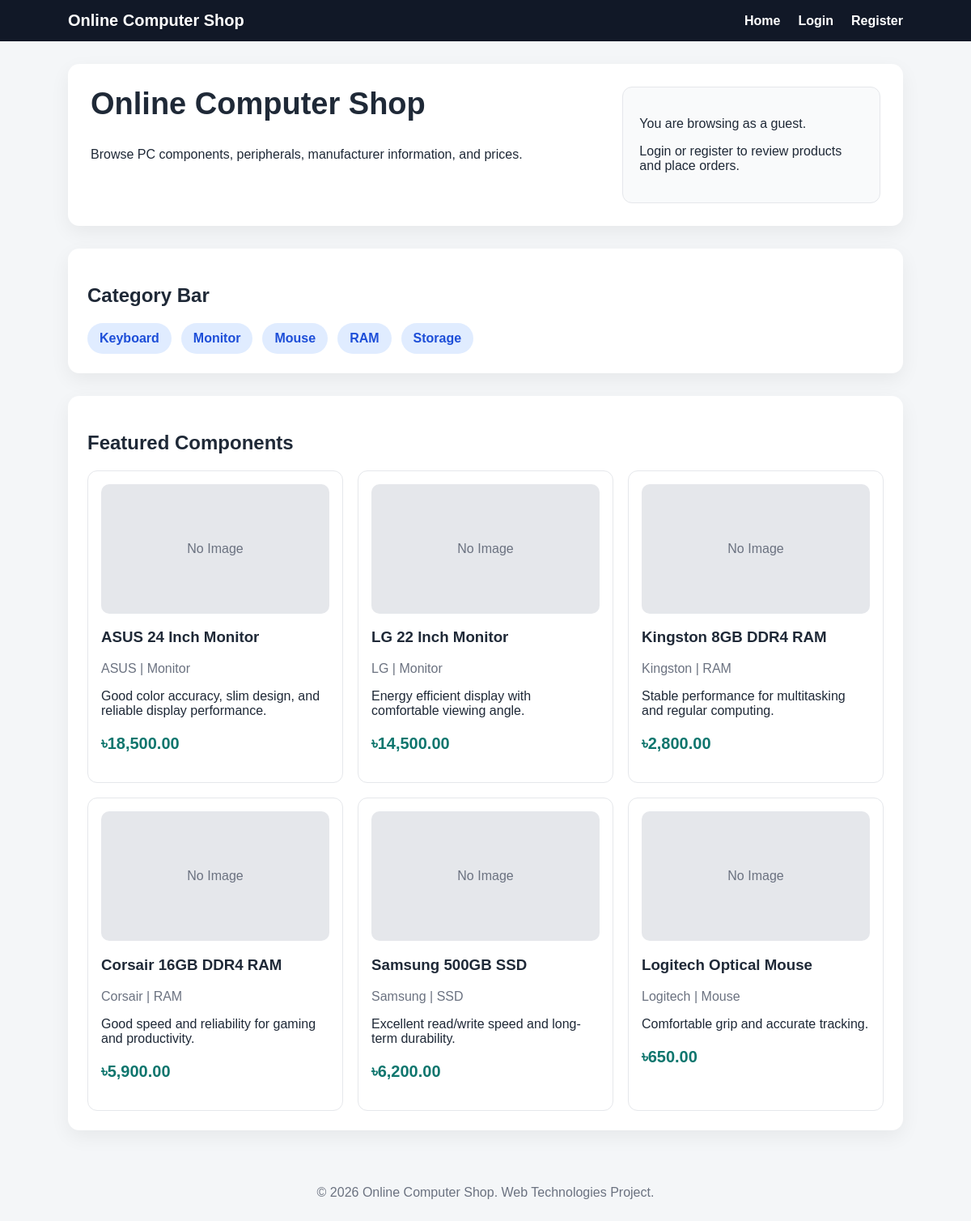
The page / on the database its author committed.
### tables this page shows
CREATE TABLE categories (
    id INT AUTO_INCREMENT PRIMARY KEY,
    name VARCHAR(100) NOT NULL,
    parent_id INT NULL,
    created_at DATETIME NOT NULL DEFAULT CURRENT_TIMESTAMP,
    CONSTRAINT fk_categories_parent
        FOREIGN KEY (parent_id) REFERENCES categories(id)
        ON DELETE RESTRICT
        ON UPDATE CASCADE
);

CREATE TABLE products (
    id INT AUTO_INCREMENT PRIMARY KEY,
    name VARCHAR(150) NOT NULL,
    description TEXT NOT NULL,
    manufacturer_review TEXT NOT NULL,
    price DECIMAL(10,2) NOT NULL,
    category_id INT NOT NULL,
    brand_id INT NOT NULL,
    image_path VARCHAR(255) NULL,
    stock INT NOT NULL DEFAULT 0,
    created_at DATETIME NOT NULL DEFAULT CURRENT_TIMESTAMP,
    CONSTRAINT fk_products_category
        FOREIGN KEY (category_id) REFERENCES categories(id)
        ON DELETE RESTRICT
        ON UPDATE CASCADE,
    CONSTRAINT fk_products_brand
        FOREIGN KEY (brand_id) REFERENCES brands(id)
        ON DELETE RESTRICT
        ON UPDATE CASCADE
);

CREATE TABLE brands (
    id INT AUTO_INCREMENT PRIMARY KEY,
    name VARCHAR(100) NOT NULL,
    category_id INT NOT NULL,
    created_at DATETIME NOT NULL DEFAULT CURRENT_TIMESTAMP,
    CONSTRAINT fk_brands_category
        FOREIGN KEY (category_id) REFERENCES categories(id)
        ON DELETE RESTRICT
        ON UPDATE CASCADE
);

### controllers/HomeController.php (called while the page is built, shortened)
<?php
require_once __DIR__ . '/../models/CategoryModel.php';
require_once __DIR__ . '/../models/ProductModel.php';
function show_home_page($conn) {
    $categories = get_top_level_categories($conn);
    $featuredProducts = get_featured_products($conn, 6);
    require __DIR__ . '/../views/home.php';
}
?>

### config/session.php (called while the page is built, shortened)
<?php
function e($value) {
    return htmlspecialchars((string)($value ?? ''), ENT_QUOTES, 'UTF-8');
}
function is_logged_in() {
    return isset($_SESSION['user_id']);
}
?>

### models/CategoryModel.php (called while the page is built)
<?php
function get_top_level_categories($conn) {
    $sql = "SELECT id, name FROM categories WHERE parent_id IS NULL ORDER BY name ASC";
    $result = $conn->query($sql);
    $categories = [];
    while ($row = $result->fetch_assoc()) {
        $categories[] = $row;
    }
    return $categories;
}
?>

### models/ProductModel.php (called while the page is built)
<?php
function get_featured_products($conn, $limit = 6) {
    $sql = "SELECT p.id, p.name, p.manufacturer_review, p.price, p.image_path,
                   c.name AS category_name, b.name AS brand_name
            FROM products p
            LEFT JOIN categories c ON p.category_id = c.id
            LEFT JOIN brands b ON p.brand_id = b.id
            ORDER BY p.created_at DESC
            LIMIT ?";
    $stmt = $conn->prepare($sql);
    $stmt->bind_param("i", $limit);
    $stmt->execute();
    $result = $stmt->get_result();
    $products = [];
    while ($row = $result->fetch_assoc()) {
        $products[] = $row;
    }
    return $products;
}
?>

### views/home.php (the view)
<?php require __DIR__ . '/layouts/header.php'; ?>
<?php require __DIR__ . '/layouts/navbar.php'; ?>
<main class="container">
    <section class="hero">
        <div>
            <h1>Online Computer Shop</h1>
            <p>Browse PC components, peripherals, manufacturer information, and prices.</p>
        </div>
        <div class="hero-card">
            <?php if (is_logged_in()): ?>
                <p>Welcome, <strong><?= e($_SESSION['name']) ?></strong></p>
                <p>Your role: <strong><?= e($_SESSION['role']) ?></strong></p>
            <?php else: ?>
                <p>You are browsing as a guest.</p>
                <p>Login or register to review products and place orders.</p>
            <?php endif; ?>
        </div>
    </section>
    <section class="section">
        <h2>Category Bar</h2>
        <?php if (empty($categories)): ?>
            <p class="muted">No category found. Task 2 admin will add categories later.</p>
        <?php else: ?>
            <div class="category-bar">
                <?php foreach ($categories as $category): ?>
                    <a href="index.php?page=category&id=<?= e($category['id']) ?>">
                        <?= e($category['name']) ?>
                    </a>
                <?php endforeach; ?>
            </div>
        <?php endif; ?>
    </section>
    <section class="section">
        <h2>Featured Components</h2>
        <?php if (empty($featuredProducts)): ?>
            <p class="muted">No featured products found. Task 2 admin will add products later.</p>
        <?php else: ?>
            <div class="product-grid">
                <?php foreach ($featuredProducts as $product): ?>
                    <article class="product-card">
                        <?php if (!empty($product['image_path'])): ?>
                            <img src="<?= e($product['image_path']) ?>" alt="<?= e($product['name']) ?>">
                        <?php else: ?>
                            <div class="image-placeholder">No Image</div>
                        <?php endif; ?>
                        <h3><?= e($product['name']) ?></h3>
                        <p class="muted">
                            <?= e($product['brand_name'] ?? 'No Brand') ?> |
                            <?= e($product['category_name'] ?? 'No Category') ?>
                        </p>
                        <p><?= e($product['manufacturer_review']) ?></p>
                        <p class="price">৳<?= number_format((float)$product['price'], 2) ?></p>
                    </article>
                <?php endforeach; ?>
            </div>
        <?php endif; ?>
    </section>
</main>
<?php require __DIR__ . '/layouts/footer.php'; ?>

### index.php (shortened to what this page needs)
<?php
require_once __DIR__ . '/config/database.php';
require_once __DIR__ . '/config/session.php';
require_once __DIR__ . '/controllers/HomeController.php';
$page = $_GET['page'] ?? 'home';
switch ($page) {
    case 'home':
        show_home_page($conn);
        break;
}
?>

### views/layouts/header.php (shortened to what this page needs)
<!DOCTYPE html>
<html lang="en">
<head>
    <link rel="stylesheet" href="public/css/style.css">
</head>
<body>

### views/layouts/navbar.php (shortened to what this page needs)
<nav class="navbar">
    <div class="brand">
        <a href="index.php?page=home">Online Computer Shop</a>
    </div>
    <div class="nav-links">
        <a href="index.php?page=home">Home</a>
        <?php if (!is_logged_in()): ?>
            <a href="index.php?page=login">Login</a>
            <a href="index.php?page=register">Register</a>
        <?php endif; ?>
    </div>
</nav>

### views/layouts/footer.php (shortened to what this page needs)
<footer class="footer">
    <p>&copy; <?= date('Y') ?> Online Computer Shop. Web Technologies Project.</p>
</footer>
</body>
</html>

### public/css/style.css (style rules this page uses)
* { box-sizing: border-box; }
body { margin: 0; font-family: Arial, Helvetica, sans-serif; background: #f4f6f8; color: #1f2937; }
a { color: #2563eb; text-decoration: none; }
.navbar { background: #111827; color: white; padding: 14px 7%; display: flex; justify-content: space-between; align-items: center; gap: 20px; }
.navbar a { color: white; margin-left: 14px; font-weight: 600; }
.navbar .brand a { margin-left: 0; font-size: 20px; }
.nav-links { display: flex; flex-wrap: wrap; gap: 8px; align-items: center; }
.container { width: 86%; max-width: 1180px; margin: 28px auto; }
.hero { background: white; border-radius: 14px; padding: 28px; display: grid; grid-template-columns: 2fr 1fr; gap: 20px; box-shadow: 0 8px 25px rgba(0,0,0,0.06); }
.hero h1 { margin-top: 0; font-size: 38px; }
.hero-card { background: #f9fafb; border: 1px solid #e5e7eb; border-radius: 12px; padding: 20px; }
.section { margin-top: 28px; background: white; border-radius: 14px; padding: 24px; box-shadow: 0 8px 25px rgba(0,0,0,0.06); }
.category-bar { display: flex; gap: 12px; flex-wrap: wrap; }
.category-bar a { background: #e0ecff; color: #1d4ed8; padding: 10px 15px; border-radius: 999px; font-weight: 600; }
.product-grid { display: grid; grid-template-columns: repeat(3, 1fr); gap: 18px; }
.product-card { border: 1px solid #e5e7eb; border-radius: 12px; padding: 16px; background: #ffffff; }
.product-card img, .image-placeholder { width: 100%; height: 160px; border-radius: 10px; object-fit: cover; background: #e5e7eb; display: grid; place-items: center; color: #6b7280; }
.price { font-size: 20px; font-weight: bold; color: #0f766e; }
.muted, .help { color: #6b7280; }
.footer { text-align: center; padding: 24px; color: #6b7280; }

### rows shown on the page
categories: name "Keyboard"
categories: name "Monitor"
categories: name "Mouse"
categories: name "RAM"
categories: name "Storage"
products: shows "No Image", name "ASUS 24 Inch Monitor", brand.name "ASUS", category.name "Monitor", manufacturer_review "Good color accuracy, slim design, and reliable display performance.", price "18,500.00"
products: shows "No Image", name "LG 22 Inch Monitor", brand.name "LG", category.name "Monitor", manufacturer_review "Energy efficient display with comfortable viewing angle.", price "14,500.00"
products: shows "No Image", name "Kingston 8GB DDR4 RAM", brand.name "Kingston", category.name "RAM", manufacturer_review "Stable performance for multitasking and regular computing.", price "2,800.00"
products: shows "No Image", name "Corsair 16GB DDR4 RAM", brand.name "Corsair", category.name "RAM", manufacturer_review "Good speed and reliability for gaming and productivity.", price "5,900.00"
products: shows "No Image", name "Samsung 500GB SSD", brand.name "Samsung", category.name "SSD", manufacturer_review "Excellent read/write speed and long-term durability.", price "6,200.00"
products: shows "No Image", name "Logitech Optical Mouse", brand.name "Logitech", category.name "Mouse", manufacturer_review "Comfortable grip and accurate tracking.", price "650.00"
